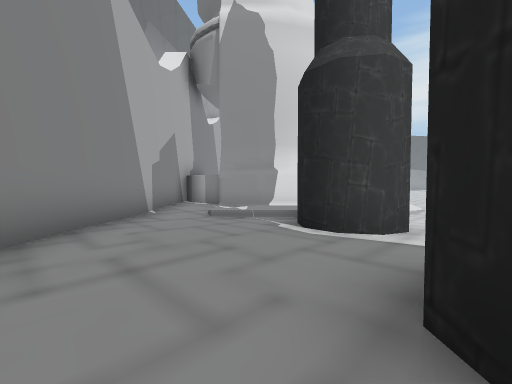
View 1 (above)

21 first-person views from a walk through a 3-D level made in the Unity game engine. The camera is 1.3 m above the floor, tilts 2° down and sees 90° across. The floor is counted in squares, 2 m on a side. Each view is taken from the middle of a square. On the plan, view 1 faces up. The plan holds only what a view shows up to about 9 squares ahead; the rest is blank. The place goes on beyond the plan.

View 2
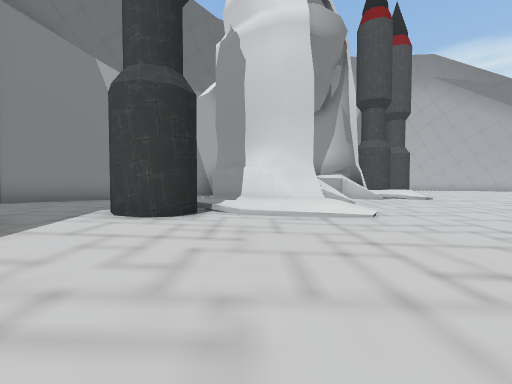

View 3
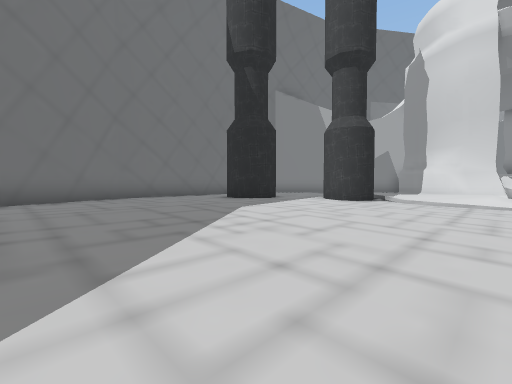

View 4
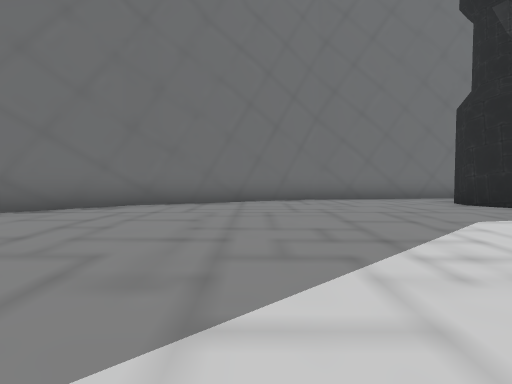

View 5
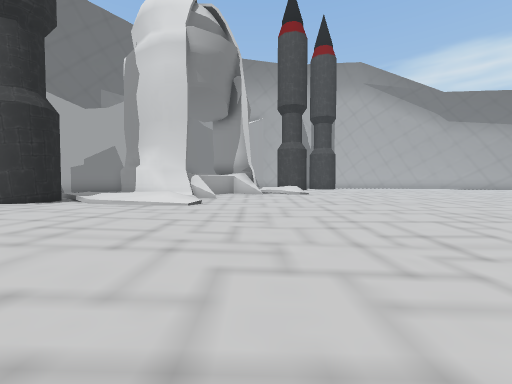

View 6
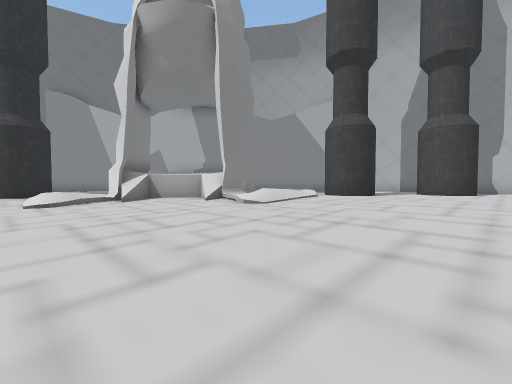

View 7
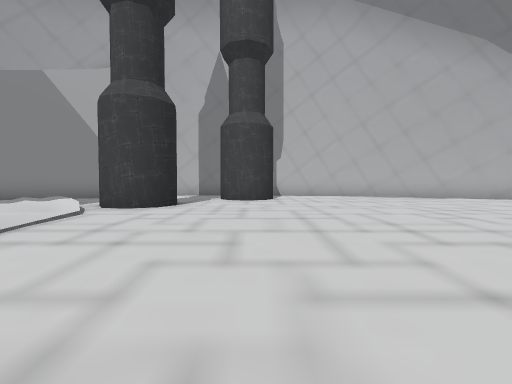

View 8
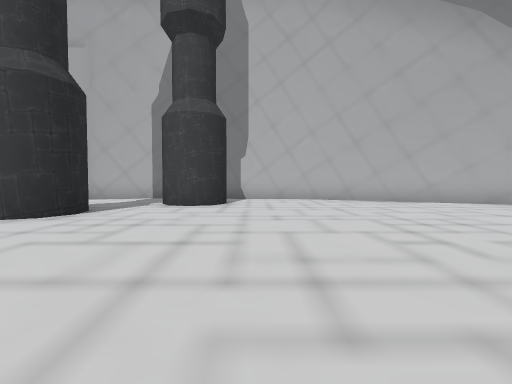

View 9
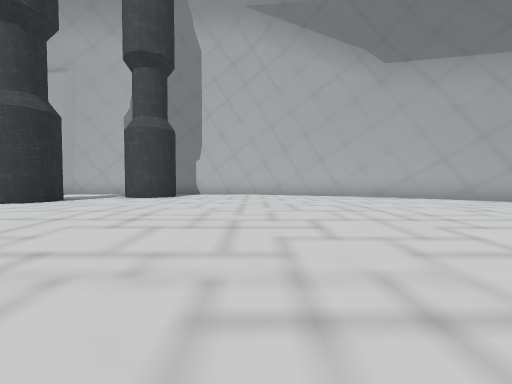

View 10
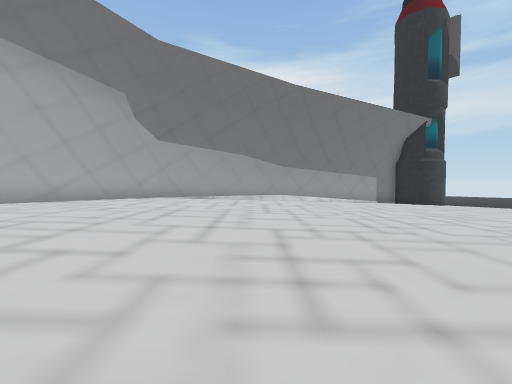

View 11
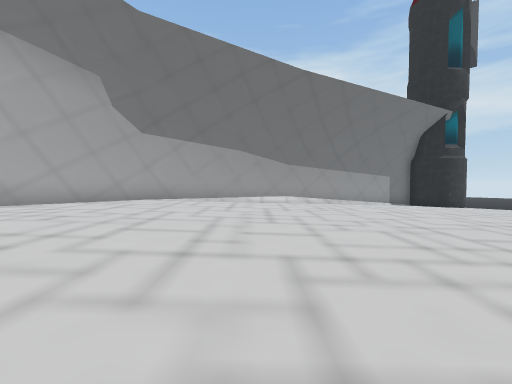

View 12
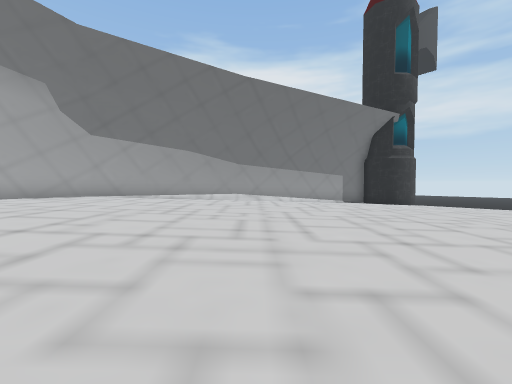

View 13
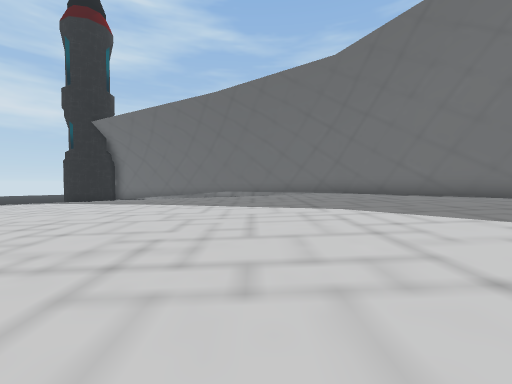

View 14
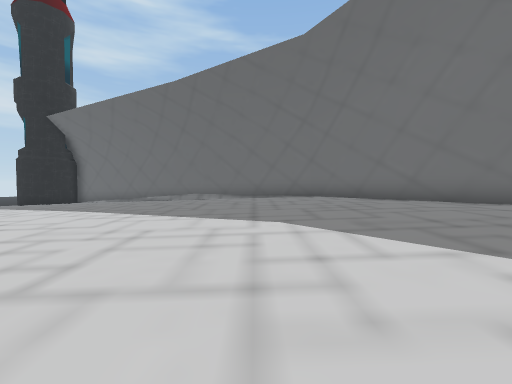

View 15
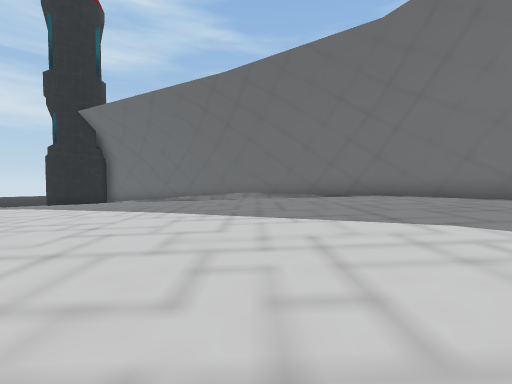

View 16
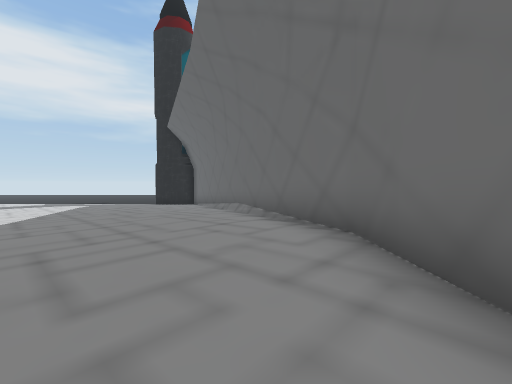

View 17
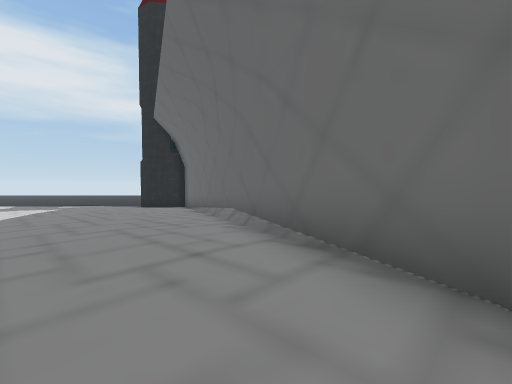

View 18
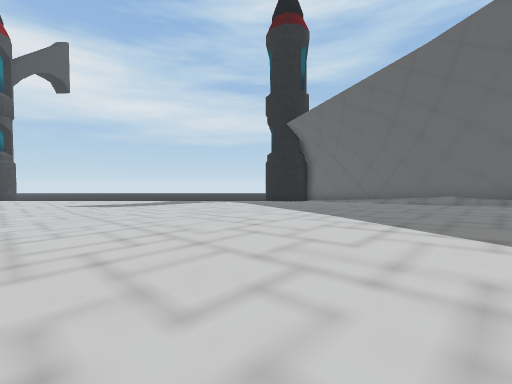

View 19
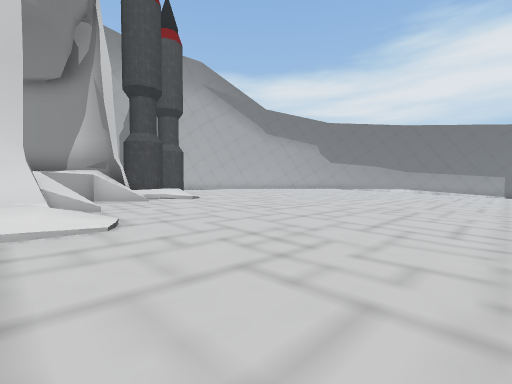

View 20
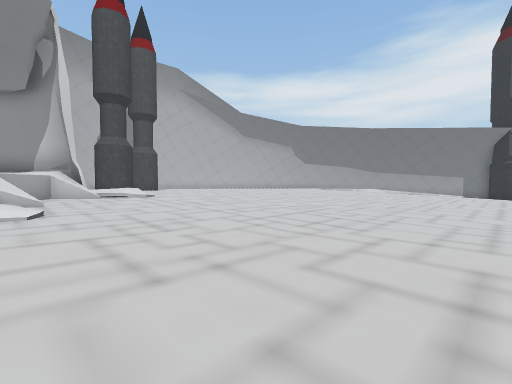

View 21
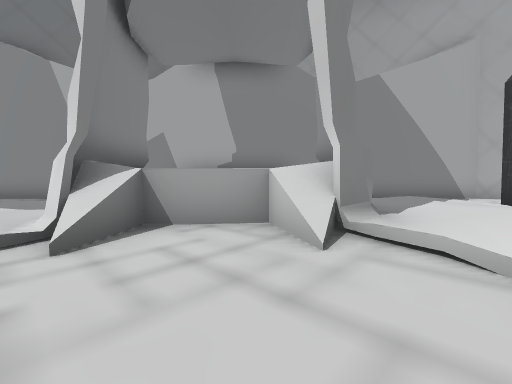

### Floor plan
Key: @ floor where view 1 was taken; # wall or solid block; . main floor; - floor 0.5 m lower than the main floor; _ floor 0.75 m lower than the main floor; / step, stairs or slope; = window, fence, low wall or low ledge.
Columns run from 3 left of view 1 to 19 right of it. Each row starts with its distance up from view 1.
 26          ##########
 25       ####........#
 24       #............
 23       .............--
 22      ..............--
 21      .............----
 20    .##...........-----_
 19 ##...............----__
 18 #...............----___
 17 #..  #.........-----___
 16 #...##........-----____
 15 #  ////......-----_____
 14 # //////....---
 13 # ####///...----___
 12 #    ##....----______
 11       =...-----________
 10       ...-----_________
  9      ##/-----__________
  8 ######///---___________
  7 #....///---____________
  6 #...../------__________
  5 #...##.-------_________
  4 #...##...-------_______
  3 #..........-------_____
  2 # ..........--------___
  1   ..##........-------__
  0   #@ #..........------_
 -1   ## ............-----_
 -2     ##.............---_
 -3      ##............--##
 -4       ### ........ ###
 -5          ##########

Positions as (right, up) in squares from view 1, and headings:
1: (0, 0), facing up
2: (7, 2), facing up-left
3: (11, 1), facing left
4: (10, 1), facing down-left
5: (11, 4), facing up-left
6: (11, 13), facing left
7: (8, 14), facing up-left
8: (8, 16), facing up-left
9: (11, 16), facing up-left
10: (9, 16), facing up-right
11: (10, 17), facing up-right
12: (11, 15), facing up-right
13: (8, 5), facing down-right
14: (8, 3), facing down-right
15: (10, 4), facing down-right
16: (10, -4), facing right
17: (12, -4), facing right
18: (10, 3), facing right
19: (7, 4), facing up
20: (9, 3), facing up
21: (6, 11), facing left
